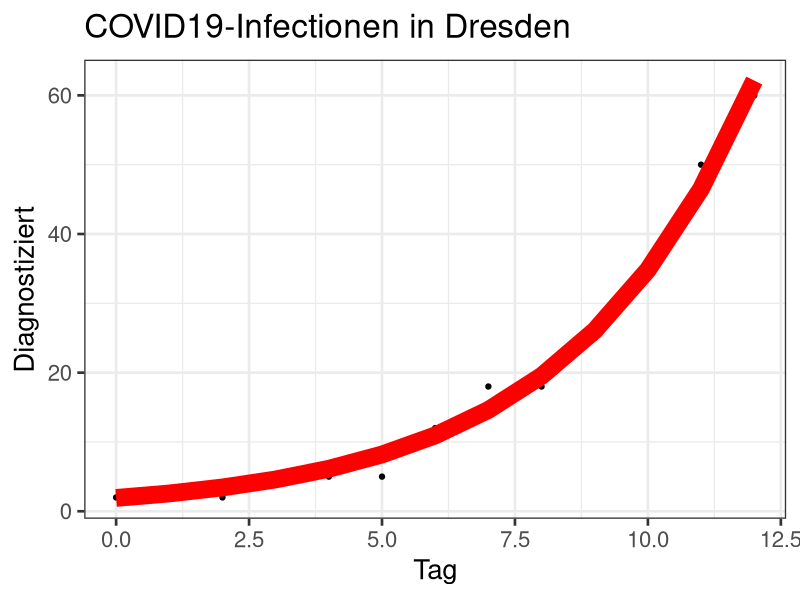
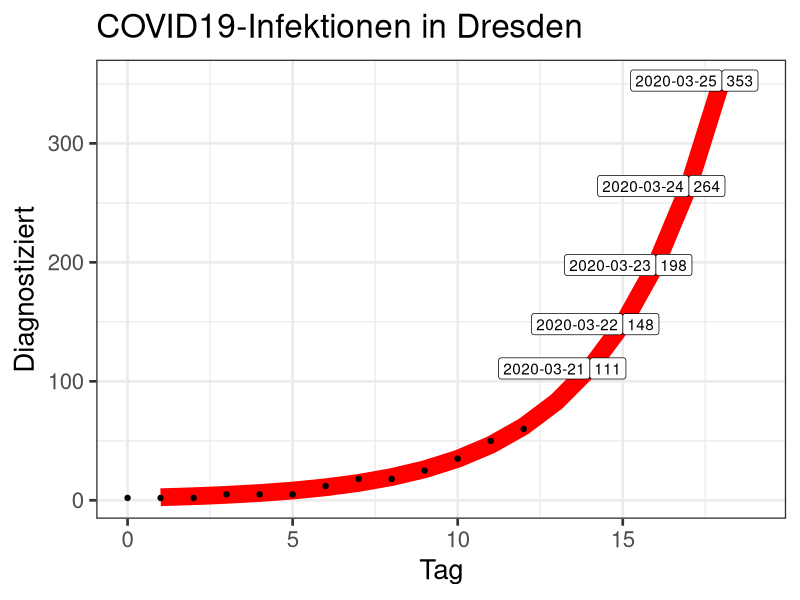

Write R code to recreate these figures, in order.
library(ggplot2)
library(dplyr)
library(readr)

mytheme = theme_bw(base_size=20)##  + theme(
    ## ##text = element_text(family = "Decima WE", color = "grey20"),
    ## ## strip.background = element_blank(),
    ## ## strip.text = element_text(hjust = 0),
    ## ## panel.grid.major = element_line(colour="grey50",size=0.35),
    ## ## panel.grid.minor = element_blank(),
    ## ## plot.margin=unit(c(0,1,0,1),"cm"),
    ## legend.position="top",
    ## plot.caption=element_text(hjust=1,size=14,colour="grey30"),
    ## plot.subtitle=element_text(face="italic",size=14,colour="grey40"),
    ## plot.title=element_text(size=18,face="bold")
## )

df = read.csv("by_city.csv")
df$date = as.Date(df$date)
df$day = as.integer(df$date - df$date[1])
glimpse(df)

model.expon = nls(diagnosed ~ a*(1+b)**(day),
                  data=df,
                  start = list(a = 1, b = 0.33)
                  )
model.expon

myplot = ggplot(df, aes(x=day, y=diagnosed)) +
  geom_point() +
  ggtitle("COVID19-Infectionen in Dresden") +
  xlab("Tag") + ylab("Diagnostiziert") +
  geom_line(aes(
                y=fitted(model.expon)
                ),
            color="red",
            linewidth=6) +
  mytheme

ggsave("exponential.png",myplot)

dfx = data.frame(day=1:(nrow(df)+5))
dfx$diagnosed = predict(model.expon,list(day=1:(nrow(df)+5)))
dfx$date = df$date[1] + dfx$day
glimpse(dfx)

myplot = ggplot(dfx, aes(x=day, y=diagnosed)) +
  geom_line(color="red",
            linewidth=6) +
  ggtitle("COVID19-Infektionen in Dresden") +
  xlab("Tag") + ylab("Diagnostiziert") +
  xlim(0,nrow(df)+6) +
  geom_point(aes(
    x=day,
    y=diagnosed
  ),data=df) +
  geom_label(data=dfx %>% filter(day>nrow(df)),
             aes(label=round(diagnosed)),
             hjust="outward"
             )+
  geom_label(data=dfx %>% filter(day>nrow(df)),
             aes(label=date),
             hjust="inward"
             ) +
  mytheme

ggsave("plus5.png",myplot)
